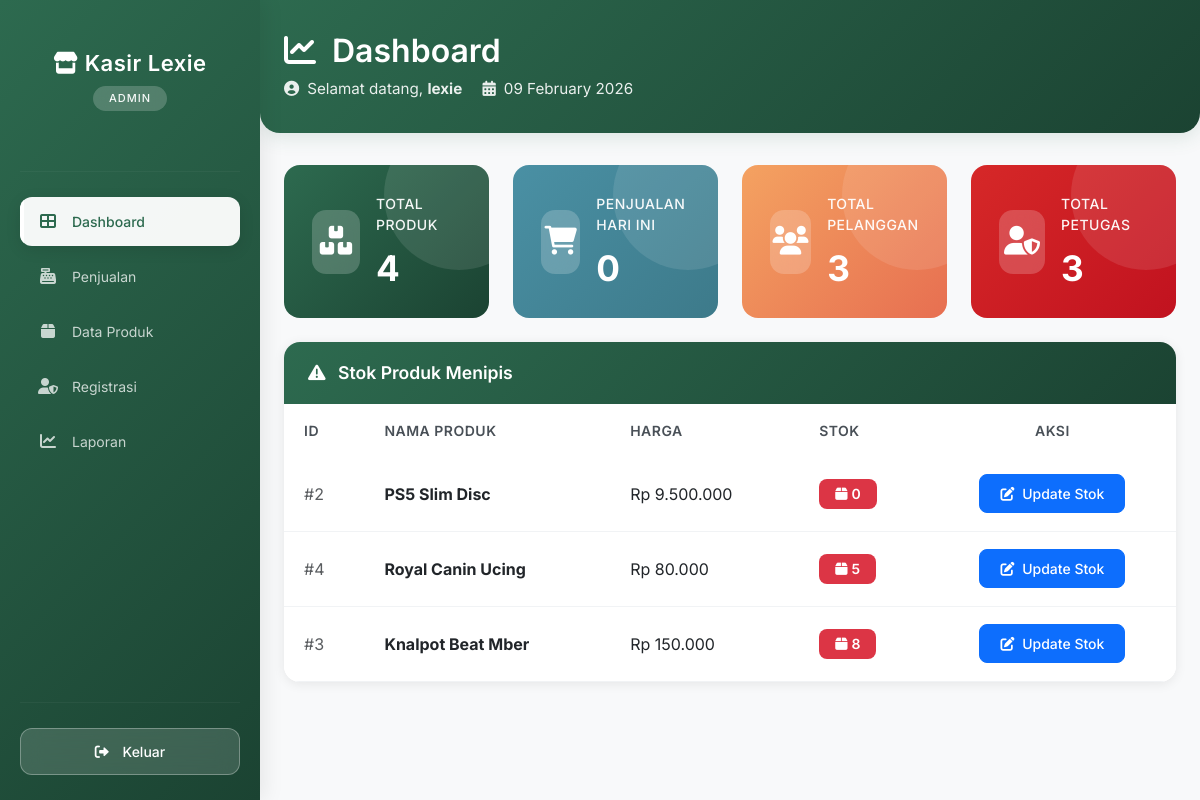
Screenshot of /kasir/admin/dashboard/index.php (signed in) with the database file from the repository.
### tables this page shows
CREATE TABLE `produk` (
  `ProdukID` int(11) NOT NULL,
  `NamaProduk` varchar(255) NOT NULL,
  `Harga` decimal(10,2) NOT NULL,
  `Stok` int(11) NOT NULL
);

### kasir/admin/dashboard/index.php (the view, shortened to what this page needs)
<?php
include '../../main/connect.php';
?>
<!DOCTYPE html>
<html lang="id">
<head>
    <link href="https://cdn.jsdelivr.net/npm/bootstrap@5.3.0/dist/css/bootstrap.min.css" rel="stylesheet">
    <link rel="stylesheet" href="https://cdnjs.cloudflare.com/ajax/libs/font-awesome/6.0.0/css/all.min.css">
</head>
<body class="bg-light">
<div class="d-flex">
    <?php include '../../template/sidebar.php'; ?>
    <div class="container-fluid p-0">
        <div class="dashboard-header">
            <div class="container-fluid px-4">
                <h1><i class="fas fa-chart-line me-3"></i>Dashboard</h1>
                <div class="welcome-text">
                    <i class="fas fa-user-circle me-2"></i>Selamat datang, <strong><?php echo $_SESSION['username']; ?></strong>
                    <span class="ms-3"><i class="fas fa-calendar-alt me-2"></i><?php echo date('d F Y'); ?></span>
                </div>
            </div>
        </div>
        <div class="container-fluid px-4 pb-4">
            <div class="row g-4 mb-4">
                <div class="col-12 col-sm-6 col-xl-3 animate-card">
                    <div class="card stat-card card-green">
                        <div class="card-body">
                            <div class="d-flex align-items-center">
                                <div class="stat-icon me-3">
                                    <i class="fas fa-boxes"></i>
                                </div>
                                <div class="flex-grow-1">
                                    <div class="stat-label">Total Produk</div>
                                    <?php
                                        $ambil_produk = mysqli_query($conn, "SELECT COUNT(*) as total FROM produk");
                                        $data_produk  = mysqli_fetch_assoc($ambil_produk);
                                        echo '<div class="stat-number">' . $data_produk['total'] . '</div>';
                                    ?>
                                </div>
                            </div>
                        </div>
                    </div>
                </div>
                <div class="col-12 col-sm-6 col-xl-3 animate-card">
                    <div class="card stat-card card-blue">
                        <div class="card-body">
                            <div class="d-flex align-items-center">
                                <div class="stat-icon me-3">
                                    <i class="fas fa-shopping-cart"></i>
                                </div>
                                <div class="flex-grow-1">
                                    <div class="stat-label">Penjualan Hari Ini</div>
                                    <?php
                                        $tgl_hari_ini = date('Y-m-d');
                                        $query_hari_ini = mysqli_query($conn, "SELECT COUNT(*) as total FROM penjualan WHERE TanggalPenjualan LIKE '$tgl_hari_ini%'");
                                        $data_hari_ini = mysqli_fetch_assoc($query_hari_ini);
                                        echo '<div class="stat-number">' . ($data_hari_ini['total'] ?? 0) . '</div>';
                                    ?>
                                </div>
                            </div>
                        </div>
                    </div>
                </div>
                <div class="col-12 col-sm-6 col-xl-3 animate-card">
                    <div class="card stat-card card-orange">
                        <div class="card-body">
                            <div class="d-flex align-items-center">
                                <div class="stat-icon me-3">
                                    <i class="fas fa-users"></i>
                                </div>
                                <div class="flex-grow-1">
                                    <div class="stat-label">Total Pelanggan</div>
                                    <?php
                                        $query_plg = mysqli_query($conn, "SELECT DISTINCT PelangganID FROM penjualan");
                                        $jml_plg = mysqli_num_rows($query_plg);
                                        echo '<div class="stat-number">' . $jml_plg . '</div>';
                                    ?>
                                </div>
                            </div>
                        </div>
                    </div>
                </div>
                <div class="col-12 col-sm-6 col-xl-3 animate-card">
                    <div class="card stat-card card-red">
                        <div class="card-body">
                            <div class="d-flex align-items-center">
                                <div class="stat-icon me-3">
                                    <i class="fas fa-user-shield"></i>
                                </div>
                                <div class="flex-grow-1">
                                    <div class="stat-label">Total Petugas</div>
                                    <?php
                                        $hitung_user = mysqli_query($conn, "SELECT COUNT(*) AS total FROM user");
                                        $hasil_user = mysqli_fetch_assoc($hitung_user);
                                        echo '<div class="stat-number">' . $hasil_user['total'] . '</div>';
                                    ?>
                                </div>
                            </div>
                        </div>
                    </div>
                </div>
            </div>
            <div class="card stock-card">
                <div class="card-header">
                    <h6>
                        <i class="fas fa-exclamation-triangle me-2"></i>
                        Stok Produk Menipis
                    </h6>
                </div>
                <div class="card-body p-0">
                    <?php
                    $stok_low = mysqli_query($conn, "SELECT * FROM produk WHERE Stok < 10 ORDER BY Stok ASC");
                    if(mysqli_num_rows($stok_low) > 0){
                    ?>
                    <div class="table-responsive">
                        <table class="table stock-table mb-0">
                            <thead>
                                <tr>
                                    <th>ID</th>
                                    <th>Nama Produk</th>
                                    <th>Harga</th>
                                    <th>Stok</th>
                                    <th class="text-center">Aksi</th>
                                </tr>
                            </thead>
                            <tbody>
                                <?php
                                while($d = mysqli_fetch_assoc($stok_low)){
                                ?>
                                <tr>
                                    <td><span class="text-muted">#<?php echo $d['ProdukID']; ?></span></td>
                                    <td><strong><?php echo $d['NamaProduk']; ?></strong></td>
                                    <td>Rp <?php echo number_format($d['Harga'], 0, ',', '.'); ?></td>
                                    <td>
                                        <span class="badge badge-stock bg-danger">
                                            <i class="fas fa-box me-1"></i><?php echo $d['Stok']; ?>
                                        </span>
                                    </td>
                                    <td class="text-center">
                                        <a href="../produk/edit.php?id=<?= $d['ProdukID']; ?>" class="btn btn-sm btn-action btn-primary">
                                            <i class="fas fa-edit me-1"></i> Update Stok
                                        </a>
                                    </td>
                                </tr>
                                <?php } ?>
                            </tbody>
                        </table>
                    </div>
                    <?php } ?>
                </div>
            </div>
        </div>
    </div>
</div>
</body>
</html>

### kasir/admin/dashboard/index.php (style rules this page uses)
* { font-family: 'Inter', sans-serif; }
body { background: #f8f9fa; }
.dashboard-header { background: linear-gradient(135deg, #2d6a4f 0%, #1b4332 100%); color: white; padding: 2rem 0; margin-bottom: 2rem; border-radius: 0 0 20px 20px; box-shadow: 0 4px 20px rgba(45, 106, 79, 0.15); }
.dashboard-header h1 { font-weight: 600; font-size: 2rem; margin: 0; }
.dashboard-header .welcome-text { font-size: 0.95rem; opacity: 0.9; margin-top: 0.5rem; }
.stat-card { border-radius: 16px; border: none; transition: all 0.4s cubic-bezier(0.4, 0, 0.2, 1); overflow: hidden; position: relative; height: 100%; }
.stat-card::before { content: ''; position: absolute; top: 0; right: 0; width: 150px; height: 150px; background: rgba(255, 255, 255, 0.1); border-radius: 50%; transform: translate(30%, -30%); }
.stat-card .card-body { padding: 1.75rem; position: relative; z-index: 1; }
.stat-icon { width: 64px; height: 64px; border-radius: 14px; display: flex; align-items: center; justify-content: center; font-size: 1.8rem; background: rgba(255, 255, 255, 0.2); backdrop-filter: blur(10px); }
.stat-number { font-size: 2.2rem; font-weight: 700; margin: 1rem 0 0.25rem 0; line-height: 1; }
.stat-label { font-size: 0.875rem; opacity: 0.95; font-weight: 500; text-transform: uppercase; letter-spacing: 0.5px; }
.card-green { background: linear-gradient(135deg, #2d6a4f 0%, #1b4332 100%); color: white; }
.card-blue { background: linear-gradient(135deg, #4a90a4 0%, #3d7a8a 100%); color: white; }
.card-orange { background: linear-gradient(135deg, #f4a261 0%, #e76f51 100%); color: white; }
.card-red { background: linear-gradient(135deg, #d62828 0%, #c1121f 100%); color: white; }
.stock-card { border-radius: 16px; border: none; box-shadow: 0 2px 12px rgba(0, 0, 0, 0.08); overflow: hidden; }
.stock-card .card-header { background: linear-gradient(135deg, #2d6a4f 0%, #1b4332 100%); color: white; padding: 1.25rem 1.5rem; border: none; }
.stock-card .card-header h6 { margin: 0; font-weight: 600; font-size: 1.1rem; }
.stock-table { margin: 0; }
.stock-table thead { background: #f8f9fa; }
.stock-table thead th { border: none; padding: 1rem 1.25rem; font-weight: 600; font-size: 0.875rem; text-transform: uppercase; letter-spacing: 0.5px; color: #495057; }
.stock-table tbody td { padding: 1.1rem 1.25rem; vertical-align: middle; border-color: #f1f3f5; }
.stock-table tbody tr { transition: all 0.2s ease; }
.badge-stock { padding: 0.5rem 1rem; border-radius: 8px; font-weight: 600; font-size: 0.875rem; }
.btn-action { padding: 0.5rem 1.25rem; border-radius: 8px; font-weight: 500; font-size: 0.875rem; transition: all 0.3s ease; }
.animate-card { animation: fadeInUp 0.5s ease forwards; }
.animate-card:nth-child(1) { animation-delay: 0.1s; opacity: 0; }
.animate-card:nth-child(2) { animation-delay: 0.2s; opacity: 0; }
.animate-card:nth-child(3) { animation-delay: 0.3s; opacity: 0; }
.animate-card:nth-child(4) { animation-delay: 0.4s; opacity: 0; }

### kasir/template/sidebar.php (style rules this page uses)
* { font-family: 'Inter', sans-serif; }

### rows the page displays
produk: ProdukID "2", NamaProduk "PS5 Slim Disc", Harga "9.500.000", Stok "0"
produk: ProdukID "4", NamaProduk "Royal Canin Ucing", Harga "80.000", Stok "5"
produk: ProdukID "3", NamaProduk "Knalpot Beat Mber", Harga "150.000", Stok "8"

### other values shown
$_SESSION['role'] "ADMIN"
$_SESSION['username'] "lexie"
$data_produk['total'] "4"
$data_hari_ini['total'] "0"
$jml_plg "3"
$hasil_user['total'] "3"
